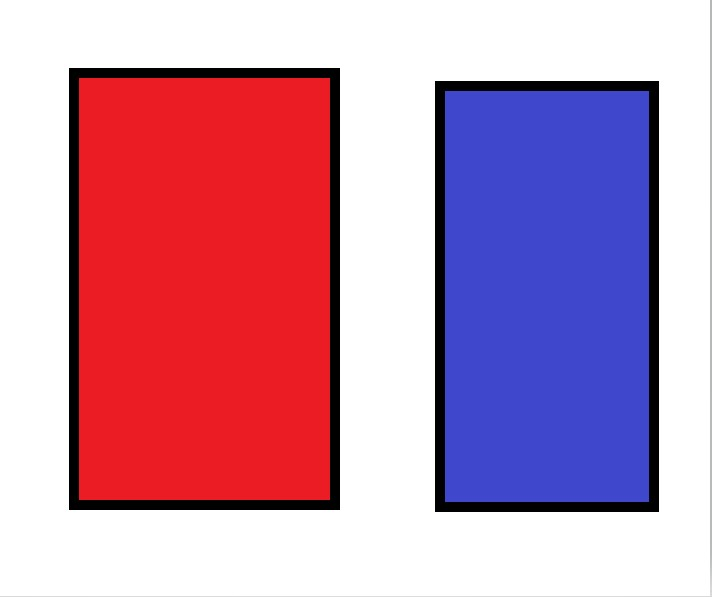
#> input picture yo.jpg, 712 x 597 px, found by its file name
$ python identification.py
#> lines starting #> are read from the running program, lines starting #| are printed output that depends on the picture; after the words box and inside, x2 and y2 are one past the last pixel; in counts of white or black regions, pixels touching at a corner belong together
### OOAD_Project/CODEnator/main_prog.py
import cv2 as cv
import numpy as np
from matplotlib import pyplot as plt
from skimage import measure
import imutils
import argparse
from imutils import contours
from .ui_extraction import *


# img = cv.imread('UI_ext6.png')
img = cv.imread('OOAD_Project/media/screenshots/yo.jpg')              #PUT IN INPUT IMAGE NAME HERE...
#> img is the input picture: shape (597, 712, 3); mean B, G, R 174.3, 146.1, 196
rgb = cv.cvtColor(img, cv.COLOR_BGR2RGB)
lap1 = img_processing(img)
#> in img_processing, `lap1 = cv.Laplacian(thresh, cv.CV_64F)`:
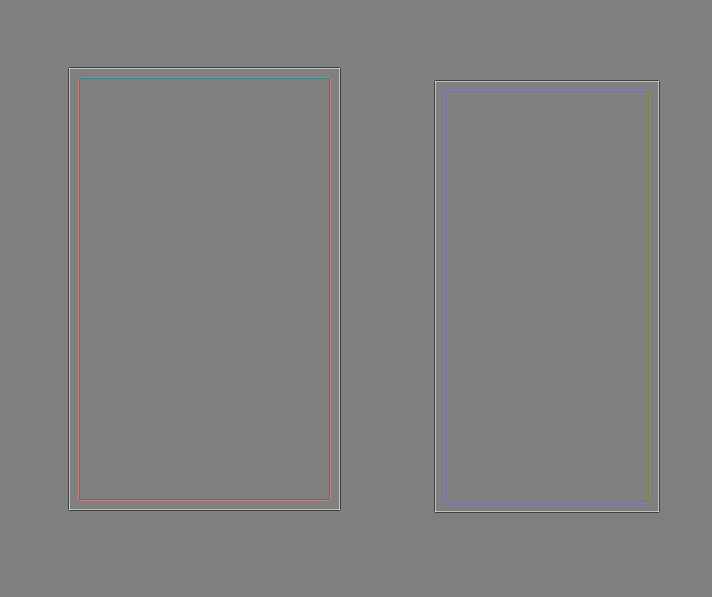
#> lap1: shape (597, 712, 3) float64; mean B, G, R 0, 0, 0; drawn with min black and max white
img_innit = fillhole(lap1, img)
#> in fillhole, `cv.floodFill(im_flood_fill, mask, (0, 0), (255, 255, 255), (100, 100, ..`:
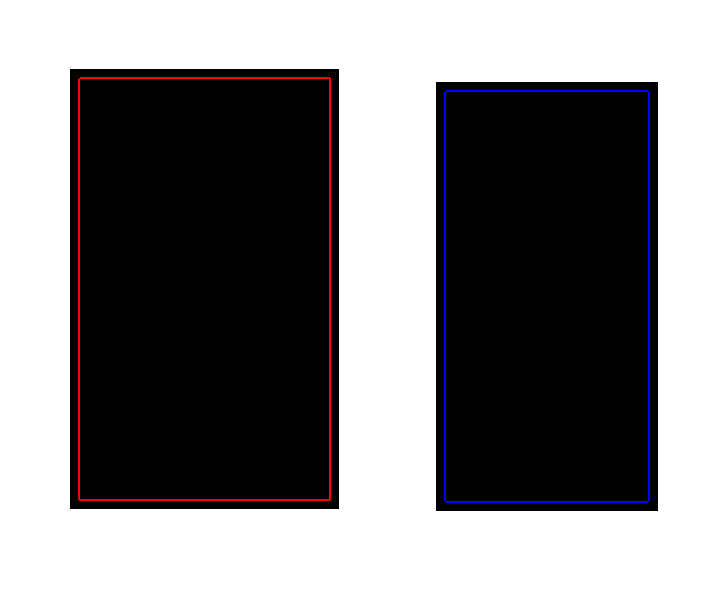
#> im_flood_fill: shape (597, 712, 3); mean B, G, R 128.3, 126.9, 128.5
#> in fillhole, `img_out = input_image | im_floodfill_inv`:
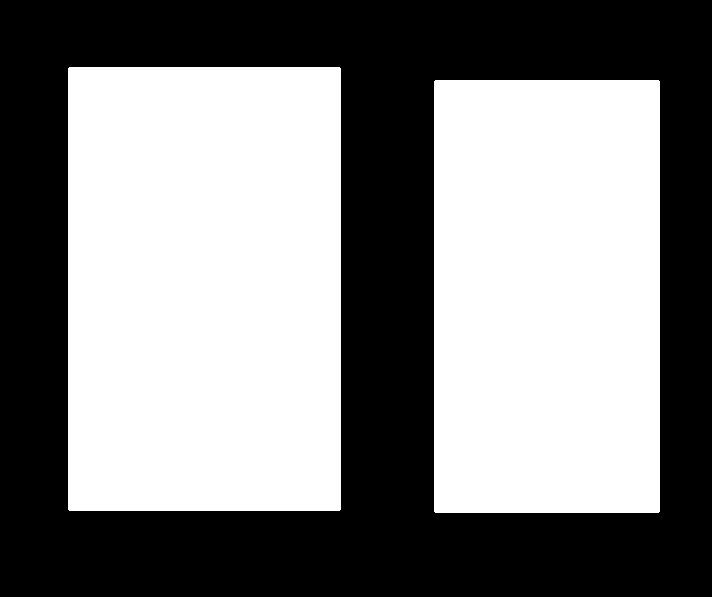
#> img_out: shape (597, 712, 3); 51.5% white; 1 black region, box (x1, y1, x2, y2) and area: (0, 0, 712, 597) 206002
gray =  cv.cvtColor(img_innit, cv.COLOR_BGR2GRAY)
blurred = cv.GaussianBlur(gray, (11, 11), 0)
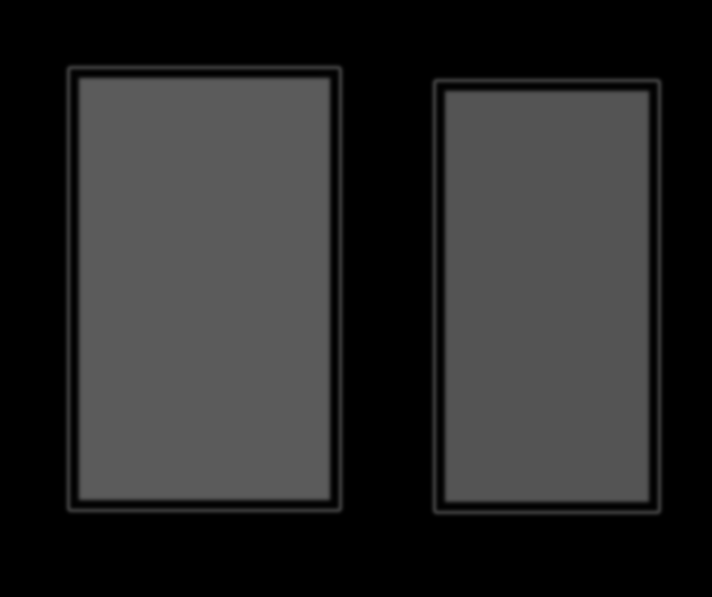
#> blurred: shape (597, 712); min 0, max 91, mean 41
cv.imshow('gray', gray)
cv.imshow('img_innit', img_innit)
cv.imshow('blurred', blurred)
#Threshold the image to reveal light regions in the blurred image.

thresh = cv.threshold(blurred, 80, 255, cv.THRESH_BINARY)[1]
#> thresh: shape (597, 712); 43.2% white; 2 white regions, box (x1, y1, x2, y2) and area: (81, 80, 328, 498) 103234, (448, 94, 646, 499) 80183
cv.imshow('Threshold', thresh)
#This operation takes any pixel value p>=80, and sets it to 255.
#Pixel values < 80 are set to 0.

#Now, to remove noise from the resulting thresholded image, apply some erosions and dilations.
thresh = cv.erode(thresh, None, iterations = 2)
#> thresh: shape (597, 712); 42% white; 2 white regions, box (x1, y1, x2, y2) and area: (83, 82, 326, 496) 100590, (450, 96, 644, 497) 77787
thresh = cv.dilate(thresh, None, iterations = 4)
#> thresh: shape (597, 712); 44.4% white; 2 white regions, box (x1, y1, x2, y2) and area: (79, 78, 330, 500) 105910, (446, 92, 648, 501) 82611


#The critical step here, is to label each of the regions in the above figure, and save them seperately for further
#classification.


# perform a connected component analysis on the thresholded
# image, then initialize a mask to store only the "large"
# components

labels = measure.label(thresh, background=0)
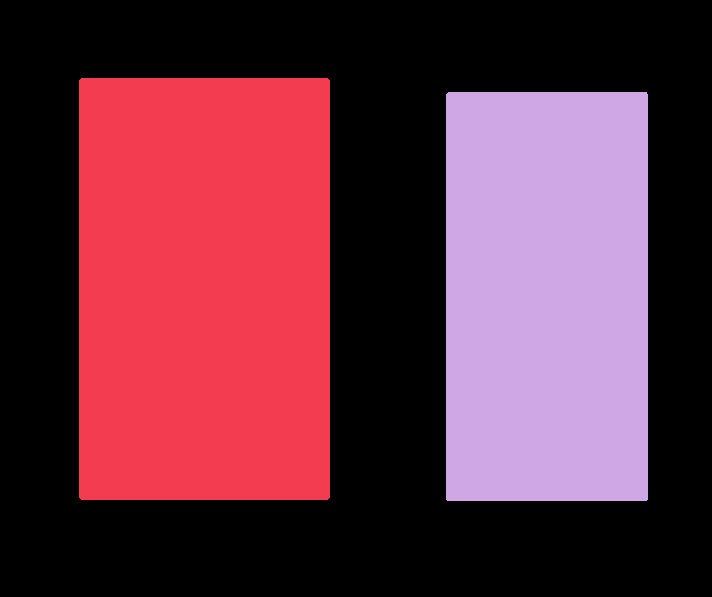
#> labels: shape (597, 712) int64; 3 distinct labels, from 0 to 2; one colour per label, 0 black
mask = np.zeros(thresh.shape, dtype="uint8")

# loop over the unique components
for label in np.unique(labels):
	# if this is the background label, ignore it
	if label == 0:
		continue

# otherwise, construct the label mask and count the
# number of pixels
	labelMask = np.zeros(thresh.shape, dtype="uint8")
	labelMask[labels == label] = 255
	numPixels = cv.countNonZero(labelMask)

    # if the number of pixels in the component is sufficiently
	# large, then add it to our mask of "large blobs"
	if numPixels > 300:
		mask = cv.add(mask, labelMask)
#> this loop made 3 passes
#> numPixels on passes 2 to 3: 105910, 82611
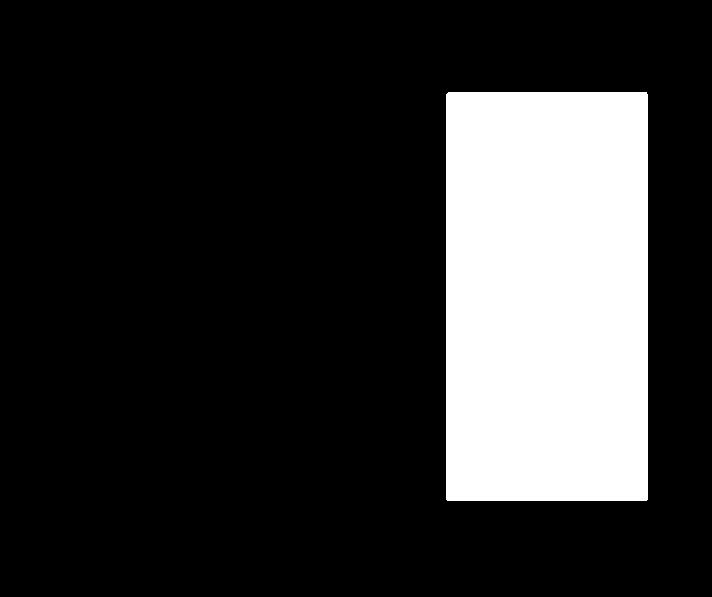
#> labelMask: shape (597, 712); 19.4% white; 1 white region

#Line 42 performs the actual connected-component analysis using the scikit-image library.
#The labels returned from measure.label has the exact same dimensions as our thresh image -
#The only difference is that 'labels' stores a unique integer for each blob in thresh.

#We then initialize a mask to store only large blobs ---> line 43

#On line 46, we start looping over each of the unique labels. If the label is zero,
#then we know that we are examining the background region and can safely ignore it --> lines 48 and 49.

# As, i'll be using a bit-wise operated image here, i will not whave to worry about the background.
#Otherwise, for ROIs, we are constructing a mask for that current label on lines ---> 53 and 54

#line 55 then counts the number of non-zero pixels in the labelMask.
#If numPixels exceeds a pre-defined threshold (300 pixels here)
#Then we consider the blob as large enough to include in the mask.

#Find the contours in the mask, then sort them from left to right.

cnts = cv.findContours(mask.copy(), cv.RETR_EXTERNAL, cv.CHAIN_APPROX_SIMPLE)
#> cnts = 2 contours; box (x1, y1, x2, y2) and area: (79, 78, 330, 500) 105242, (446, 92, 648, 501) 82004
cnts = imutils.grab_contours(cnts)
#cnts = contours.sort_contours(cnts)[0]


file_t = open("component.txt", "w")

#color_finder and list_maker functions return the key and value items to be mapped inside the dictionary (refer to line 239)
def color_finder(x, y, w, h):
  b, g, r = img[y + int(h/2), x + int(w/2)]
  lst = (r, g, b)
  return lst

def list_maker(w, h, x, y):
  lst = [x, y, h, w]
  return lst


for (i, c) in enumerate(cnts):
    # draw the bright spot on the image
    (x, y, w, h) = cv.boundingRect(c)
    rect = cv.minAreaRect(c)
    box = np.int0(cv.boxPoints(rect))
    cv.drawContours(img, [box], 0, (36,255,12), 3)
    cv.putText(img, "#{}".format(i + 1), (x, y - 15),
    cv.FONT_HERSHEY_SIMPLEX, 0.45, (0, 0, 255), 2)


    #Creation of a dictionary that maps a tuple of color channels to a list of
    #height, width, and position parameters of the enclosing rectangle.
    my_dict = {}
    key_write = color_finder(x, y, w, h)
    val_write = list_maker(w, h, x, y)
    my_dict[key_write] = val_write
    file_t.write(str(my_dict) + '\n')
#> this loop made 2 passes
#> (x, y, w, h, rect, box, b in color_finder, g in color_finder) on passes 1 to 2: (446, 92, 202, 409, ((546.5, 296), (408, 201), -90), [[647, 500], [446, 500], [446, 92], [647, 92]], 204, 71), (79, 78, 251, 422, ((204, 288.5), (421, 250), -90), [[328, 498], [78, 498], [79, 78], [328, 78]], 36, 28)
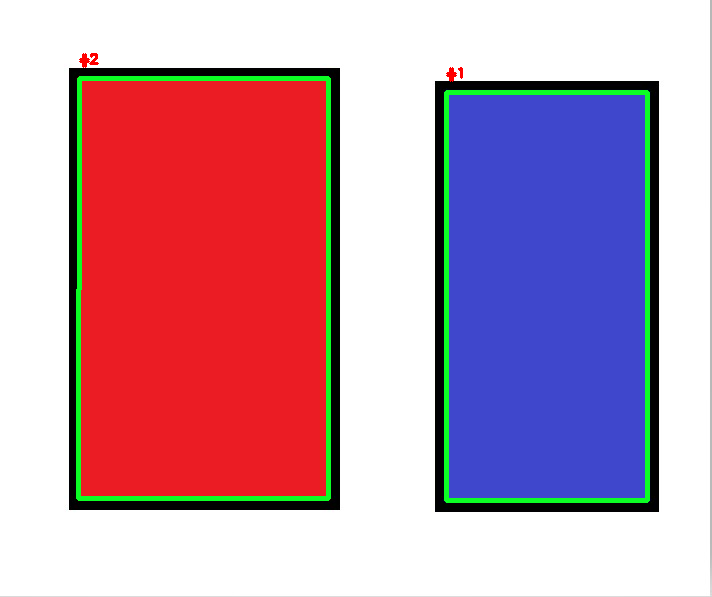
#> img: shape (597, 712, 3); 3.07% of pixels changed, all inside (x1, y1, x2, y2) = (76, 53, 650, 503)

file_t.close()
# show the output image
cv.imshow("Image", img)

#waitKey method specifies the time for which the created windows would be displayed.
#Passing a 'zero' parameter causes hte window to remain open as long as the termination key is not pressed.
cv.waitKey(0)

### OOAD_Project/CODEnator/ui_extraction.py
import cv2 as cv
import numpy as np
from matplotlib import pyplot as plt

def fillhole(input_image, img):
    filedir = "CODEnator"
    im_flood_fill = input_image.copy()
    h, w = input_image.shape[:2]
    mask = np.zeros((h + 2, w + 2), np.uint8)
    im_flood_fill = im_flood_fill.astype("uint8")
    #The parameters for the flood-fill algorithm are referenced from the R&D team report at AliBabaTech.
    #These parameters were a result of fine-tuning and experimentation.
    cv.floodFill(im_flood_fill, mask, (0, 0), (255, 255, 255), (100, 100, 100), (50, 50, 50), cv.FLOODFILL_FIXED_RANGE)

    im_floodfill_inv = cv.bitwise_not(im_flood_fill)

    img_out = input_image | im_floodfill_inv
    #The threshold method of opencv takes in a grayscale image as input, as thresholding is applicable on a binary color channel.
    gray = cv.cvtColor(img_out, cv.COLOR_BGR2GRAY)

    threshold, thresh = cv.threshold(gray, 140, 255, cv.THRESH_BINARY)


    img_innit = cv.bitwise_and(img, img, mask = gray)

    return img_innit


# [6 lines left out: function findcontours, not called in this run]


def img_processing(img):
    #Simple Thresholding applied
    threshold, thresh = cv.threshold(img, 140, 255, cv.THRESH_BINARY)

    # Laplacian method of edge detection applied.
    lap1 = cv.Laplacian(thresh, cv.CV_64F)
    lap1 = np.uint8(np.absolute(lap1))

    return lap1

### OOAD_Project/CODEnator/identification.py
# from ast import main
# from .main_prog import my_dict
from .main_prog import my_dict

components = []
f_prg = open("program.html", "w")
f_prg.write("<HTML>\n")
f_prg.write("<BODY>\n")
for i in reversed(my_dict) :
    print(i)
    if i == (254,0,0) :
        f_prg.write("\t<h1>This is Heading</h1>\n")
        components.append('h1')
    elif i == (255,139,0) :
        f_prg.write("\t<h2>This is Heading</h2>\n")
        components.append('h2')
    elif i == (154,205,50) :
        f_prg.write("\t<h3>This is Heading</h3>\n")
        components.append('h3')
    elif i == (32,178,170) :
        f_prg.write("\t<h4>This is Heading</h4>\n")
        components.append('h4')
    elif i == (100,149,237) :
        f_prg.write("\t<h5>This is Heading</h5>\n")
        components.append('h5')
    elif i == (219,112,147) :
        f_prg.write("\t<h6>This is Heading</h6>\n")
        components.append('h6')
    elif i == (255,0,254) :
        f_prg.write("\t<p>lorem*15</p>\n")
        components.append('paragraph')
    elif i == (0,255,0) :
        f_prg.write("\t<hr>")
        components.append('hr')
    elif i == (0,0,128) :
        f_prg.write("\t<a>Thisishyperlink.com</a>\n")
        components.append('anchor')
    elif i == (255,215,0) :
        f_prg.write("   <img src=\"image.jpg\" alt=\"Your face\" width=\"42\" height=\"42\">\n")
        components.append('anchor')
    elif i == (250,128,114) :
        f_prg.write("\t<ul>\n"
                            "\t\t<li style = \"float:left\"><a href=\"#home\">Home</a></li>\n"
                            "\t\t<li style = \"float:left\"><a href=\"#news\">News</a></li>\n"
                            "\t\t<li style = \"float:left\"><a href=\"#contact\">Contact</a></li>\n"
                            "\t\t<li style = \"float:left\"><a href=\"#about\">About</a></li>\n"
                        "\t</ul>")
        components.append('navbar')
    elif i == (127,255,212) :
        f_prg.write("\t<table style=\"width:100%\">\n"
                        "\t\t<tr>\n"
                        "\t\t<th style=\"border:1px solid black\">Person 1</th>\n"
                        "\t\t<th style=\"border:1px solid black\">Person 2</th>\n"
                        "\t\t<th style=\"border:1px solid black\">Person 2</th>\n"
                        "\t\t</tr>\n"
                        "\t\t<tr>\n"
                        "\t\t<td style=\"border:1px solid black\">Billy</td>\n"
                        "\t\t<td style=\"border:1px solid black\">Gilly</td>\n"
                        "\t\t<td style=\"border:1px solid black\">Silly</td>\n"
                        "\t\t</tr>\n"
                        "\t\t<tr>\n"
                        "\t\t<td style=\"border:1px solid black\">16</td>\n"
                        "\t\t<td style=\"border:1px solid black\">14</td>\n"
                        "\t\t<td style=\"border:1px solid black\">12</td>\n"
                        "\t\t</tr>\n"
                        "\t\t</table>)\n")
        components.append('table')
    elif i == (127,255,0) :
        f_prg.write("\t<button type=\"button\">Click Me!</button>\n")
        components.append('button')
    elif i == (88,88,88) :
        f_prg.write("\t<label for=\"cars\">Choose a car:</label>\n"
                    "\t\t<select>\n"
                    "\t\t<option value=\"option1\">Option A</option>\n"
                    "\t\t<option value=\"option2\">Option B</option>\n"
                    "\t\t<option value=\"option3\">Option C</option>\n"
                    "\t\t<option value=\"option4\">Option D</option>\n"
                    "\t\t</select>\n")
        components.append('select')
#> this loop made 1 pass
#> i on pass 1: (235, 28, 36)
#> (printed output is left out)
#> after the loop, components = []
print(components)
f_prg.write("</BODY>\n")
f_prg.write("</HTML>\n")
f_prg.close()
